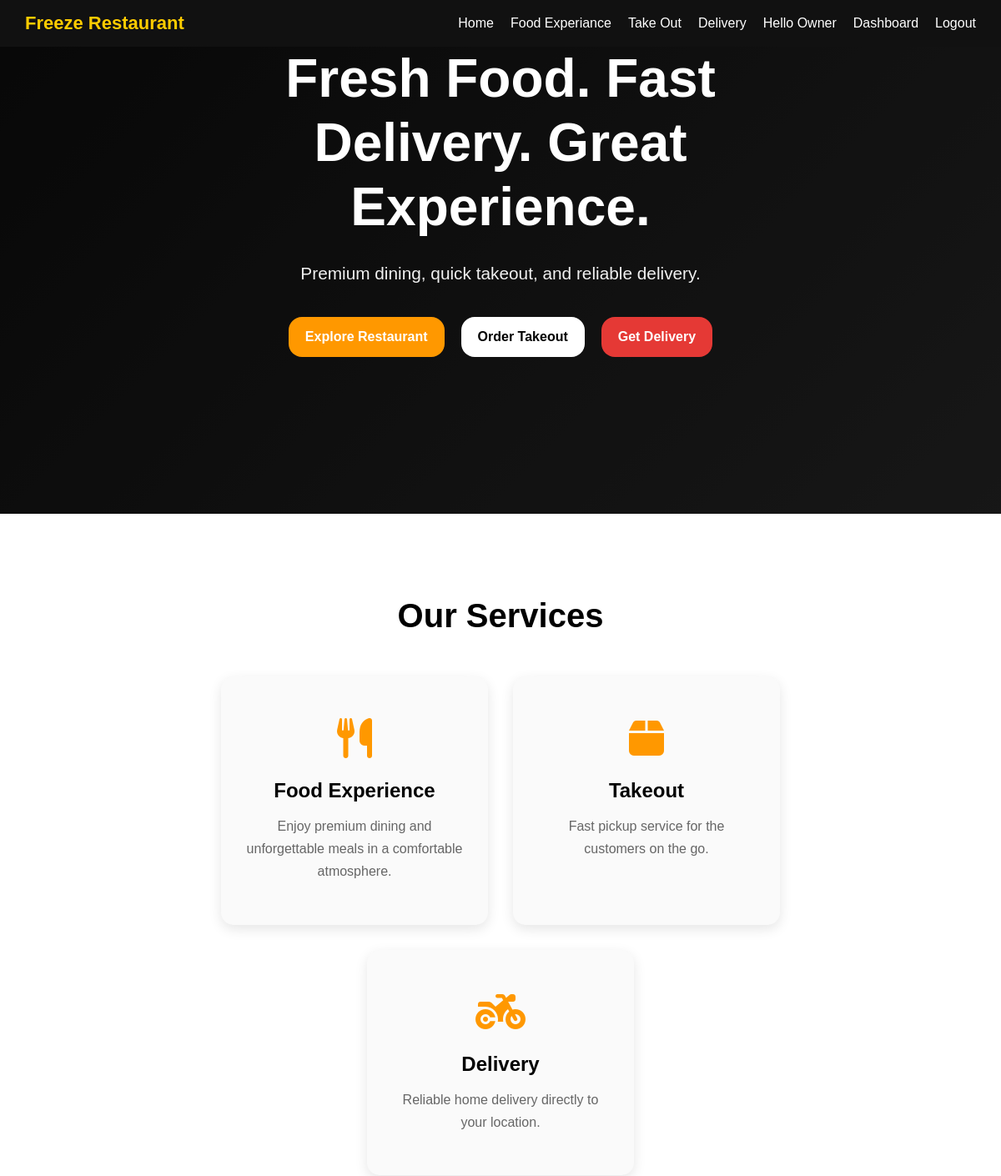
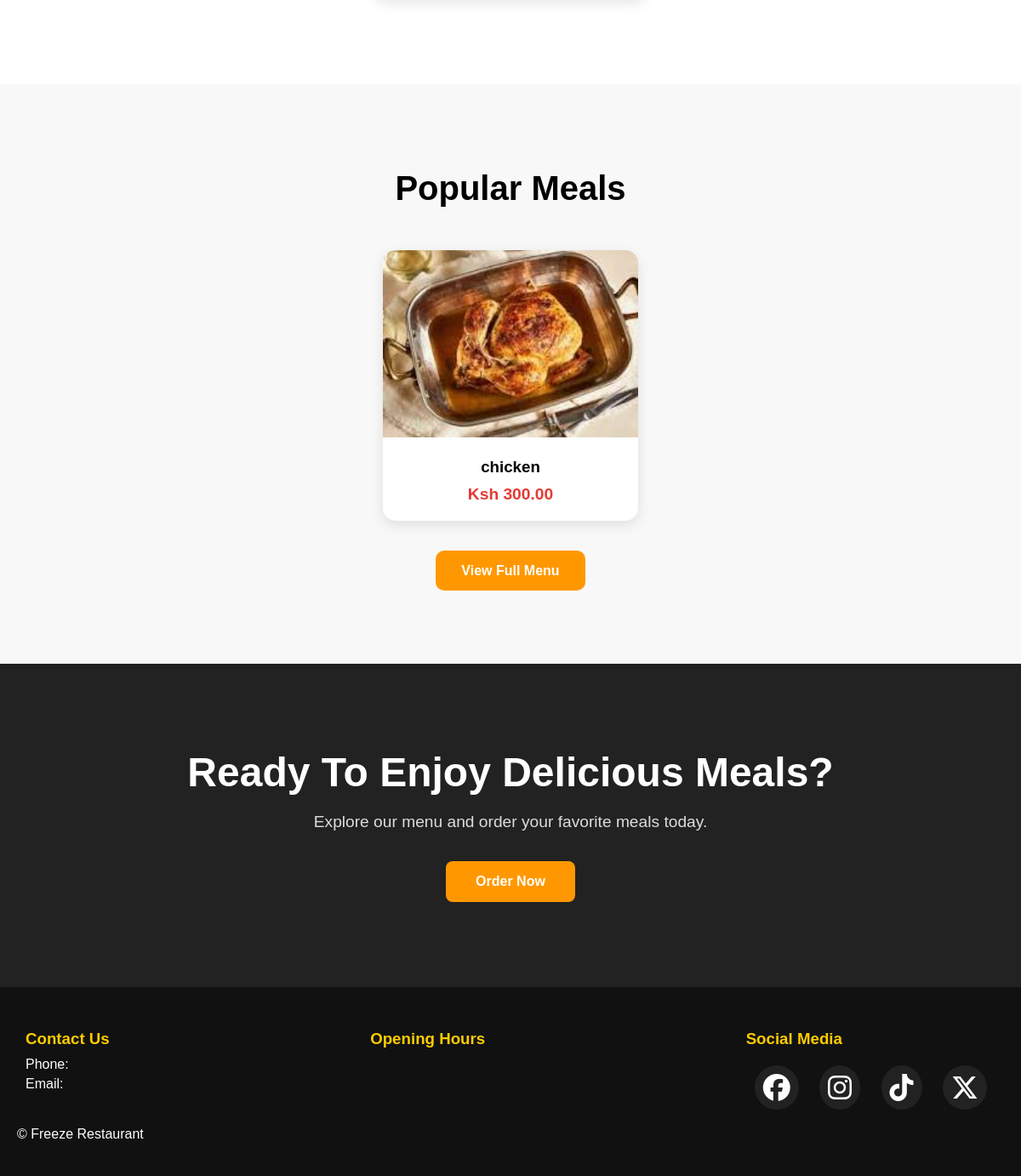
Screenshot of / (signed in) with the database file from the repository (2 pictures, top to bottom).
### accounts/models.py (models this page shows, shortened)
class User(AbstractUser):
    email = models.EmailField(unique=True)

### menu/models.py (models this page shows, shortened)
class Food(models.Model):
    category = models.ForeignKey(
        Category,
        on_delete=models.CASCADE,
        related_name="foods"
    )
    name = models.CharField(max_length=200)
    slug = models.SlugField(unique=True)
    description = models.TextField()
    price = models.DecimalField(max_digits=10, decimal_places=2)
    image = models.ImageField(upload_to="foods/")
    available = models.BooleanField(default=True)
    created_at = models.DateTimeField(auto_now_add=True)
    updated_at = models.DateTimeField(auto_now=True)
    featured = models.BooleanField(default=False)

### restaurant/views.py (the view)
# urls.py: 2. Add a URL to urlpatterns:  path('', views.home, name='home')
def home(request):
    featured_foods = Food.objects.filter(
        featured = True,
        available = True,
    )[:3]
    context = {
        'featured_foods': featured_foods
    }
    return render(request, 'home.html', context)

### accounts/templatetags/user_tags.py (called while the page is built)
@register.filter
def has_group(user, group_name):
    if not user or not hasattr(user, "groups"):
        return False
    return user.groups.filter(name=group_name).exists()

### templates/home.html
{% extends 'base.html' %}
{% load static %}
{% block content %}
<section class="hero">
    <div class="hero-overlay">
        <div class="hero-content">
            <h1>
                Fresh Food.
                Fast Delivery.
                Great Experience.
            </h1>
            <p>
                Premium dining, quick takeout,
                and reliable delivery.
            </p>
            <div class="hero-buttons">
                <a href="{% url 'menu' %}?type=dine_in" class="hero-btn explore-btn">
                    Explore Restaurant
                </a>
                <a href="{% url 'menu' %}?type=takeout" class="hero-btn takeout-btn">
                    Order Takeout
                </a>
                <a href="{% url 'menu' %}?type=delivery" class="hero-btn delivery-btn" >
                    Get Delivery
                </a>
            </div>
        </div>
    </div>
</section>
<section class="services">
    <h2>Our Services</h2>
    <div class="service-container">
        <div class="service-card">
            <i class="fas fa-utensils"></i>
            <h3>Food Experience</h3>
            <p>
                Enjoy premium dining and unforgettable  meals
                in a comfortable atmosphere.
            </p>
        </div>
        <div class="service-card">
            <i class="fas fa-box"></i>
            <h3>Takeout</h3>
            <p>
                Fast pickup service for the customers
                on the go.
            </p>
        </div>
        <div class="service-card">
            <i class="fas fa-motorcycle"></i>
            <h3>Delivery</h3>
            <p>
                Reliable home delivery directly to your location.
            </p>
        </div>
    </div>
</section>
<section class="featured-meals">
    <h2>Popular Meals</h2>
    <div class="meal-container">
        {% for food in featured_foods %}
        <div class="meal-card">
            <img src="{{food.image.url}} " alt="{{ food.name }}">
            <div class="meal-info">
                <h3>{{ food.name }}</h3>
                <p>Ksh {{ food.price }}</p>
            </div>
        </div>
        {% empty %}
        <p>No feautured meals available</p>
        {% endfor %}
    </div>
    <div class="view-menu-area">
        <a href="{% url 'menu' %}" class="view-menu-btn" >
            View Full Menu
        </a>
    </div>
</section>
<section class="cta-section">
    <div class="cta-content">
        <h2>
            Ready To Enjoy Delicious Meals?
        </h2>
        <p>
            Explore our menu and order your favorite meals today.
        </p>
        <a href="{% url 'menu' %}" class="cta-btn">
            Order Now
        </a>
    </div>
</section>
{% endblock %}

### templates/partials/navbar.html (shortened to what this page needs)
{% load user_tags %}
    <nav class="nav1">
        <h2>Freeze Restaurant</h2>
        <ul>
            <li><a href="{% url 'home' %}">Home</a></li>
            <li><a href="{% url 'food' %}">Food Experiance</a></li>
            <li><a href="{% url 'takeout' %}">Take Out</a></li>
            <li><a href="{% url 'delivery' %}">Delivery</a></li>
            {% if request.user.is_authenticated %}
                <li>Hello {{ request.user.username }}</li>
                {% if request.user|has_group:"Owner"  %}
                    <li><a href="{% url 'owner_dashboard' %}">Dashboard</a></li>
                    {% elif request.user|has_group:"Management" %}
                        <li><a href="{% url 'management_dashboard' %}">Dashboard</a></li>
                    {% elif request.user|has_group:"Staff" %}
                        <li><a href="{% url 'staff_dashboard' %}">Dashboard</a></li>
                    {% else %}
                        <li><a href="{% url 'home' %}">Explore Menu</a></li>
                    {% endif %}
                <li>
                    <form action="{% url 'logout' %}" method="post">
                        <button type="submit">Logout</button>
                    </form>
                </li>
            {% else %}
                <li><a href="{% url 'login' %}">Login</a></li>
                <li><a href="{% url 'register' %}">Register</a></li>
            {% endif %}
        </ul>
    </nav>

### static/css/style.css (style rules this page uses)
* { margin: 0; padding: 0; box-sizing: border-box; }
html,body { height: 100%; margin: 0; font-family: Arial, Helvetica, sans-serif; background: #f5f5f5; }
body { min-height: 100vh; display: flex; flex-direction: column; }
.hero { position: relative; padding: 120px 20px; min-height: 70vh; background: linear-gradient( 135deg, #111, #222, #333 ); background-size: cover; display: flex; justify-content: center; align-items: center; text-align: center; overflow: hidden; }
.hero-overlay { position: absolute; top: 0; left: 0; width: 100%; height: 100%; background: rgba(0,0,0,0.55); }
.hero-content { position: relative; z-index: 2; color: white; width: 100%; text-align: center; }
.hero-content h1 { font-size: 4rem; line-height: 1.2; margin-bottom: 25px; font-weight: bold; max-width: 700px; margin-left: auto; margin-right: auto; }
.hero-content p { font-size: 1.3rem; margin-bottom: 35px; color: #f1f1f1; line-height: 1.6; }
.hero-buttons { display: flex; justify-content: center; gap: 20px; flex-wrap: wrap; }
.hero-btn { padding: 15px 20px; text-decoration: none; border-radius: 16px; font-size: 1rem; font-weight: bold; transition: 0.3s; }
.explore-btn { background: #ff9800; color: white; }
.takeout-btn { background: white; color: black; }
.delivery-btn { background: #e53935; color: white; }
.nav1 { display: flex; justify-content: space-between; align-items: center; padding: 15px 30px; background-color: #111; color: white; position: sticky; top: 0; z-index: 1000; }
.nav1 h2 { margin: 0; font-size: 22px; color: #ffcc00; }
.nav1 ul { list-style: none; display: flex; gap: 20px; margin: 0; padding: 0; }
.nav1 form { margin: 0; padding: 0; }
.nav1 ul li { display: flex; align-items: center; }
.nav1 ul li a, .nav1 ul li button { background: none; border: none; color: white; text-decoration: none; cursor: pointer; font-size: 16px; font-weight: 500; padding: 0; margin: 0; transition: 0.3s; cursor: pointer; }
.services { padding: 100px 8%; background: white; text-align: center; }
.services h2 { font-size: 2.5rem; margin-bottom: 50px; }
.service-container { display: flex; justify-content: center; gap: 30px; flex-wrap: wrap; }
.service-card { width: 320px; background: #fafafa; border-radius: 15px; padding: 50px 30px; overflow: hidden; box-shadow: 0 5px 15px rgba(0,0,0,0.1); transition: 0.3s; }
.service-card i { font-size: 3rem; color: #ff9800; margin-bottom: 25px; }
.service-card h3 { font-size: 1.5rem; margin-bottom: 15px; }
.service-card p { color: #666; line-height: 1.7; }
.featured-meals { padding: 100px 8%; background: #f8f8f8; text-align: center; }
.featured-meals h2 { font-size: 2.5rem; margin-bottom: 50px; }
.meal-container { display: flex; justify-content: center; gap: 30px; flex-wrap: wrap; }
.meal-card { width: 300px; background: white; border-radius: 15px; overflow: hidden; box-shadow: 0 5px 15px rgba(0,0,0,0.1); transition: 0.3s; }
.meal-card img { width: 100%; height: 220px; object-fit: cover; }
.meal-info { padding: 20px; }
.meal-info h3 { margin-bottom: 10px; }
.meal-card p { color: #e53935; font-size: 1.2rem; font-weight: bold; }
.view-menu-area { margin-top: 50px; }
.view-menu-btn { background: #ff9800; color: white; padding: 15px 30px; text-decoration: none; border-radius: 10px; font-weight: bold; }
.cta-section { padding:100px 8%; background:#222; color:white; text-align:center; }
.cta-content h2 { font-size:3rem; margin-bottom:20px; }
.cta-content p { font-size:1.2rem; margin-bottom:35px; color:#ddd; }
.cta-btn { display:inline-block; padding:15px 35px; background:#ff9800; color:white; text-decoration:none; border-radius:8px; font-weight:bold; transition:0.3s; }

### rows the page displays
User: user.username "Owner"
Food: image (picture), name "chicken", price "300.00"
